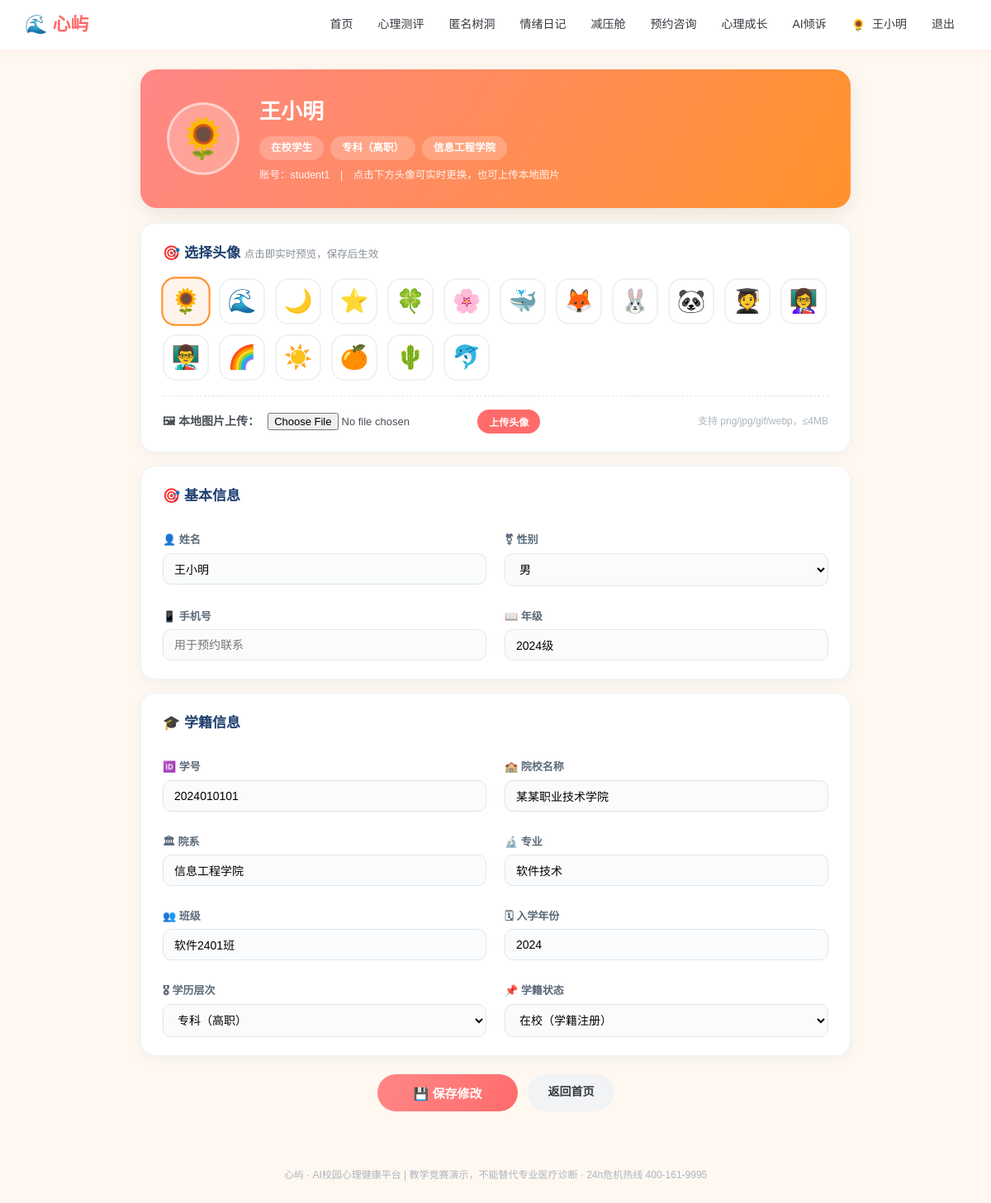
/profile (signed in), run on the app's committed database.
### models.py (models this page shows, shortened)
class User(db.Model):
    __tablename__ = "users"
    id = db.Column(db.Integer, primary_key=True)
    username = db.Column(db.String(64), unique=True, nullable=False)
    password_hash = db.Column(db.String(256), nullable=False)
    role = db.Column(db.String(16), default="student")   # student / counselor / admin
    real_name = db.Column(db.String(64), default="")
    gender = db.Column(db.String(8), default="")
    grade = db.Column(db.String(32), default="")
    major = db.Column(db.String(64), default="")
    phone = db.Column(db.String(32), default="")
    avatar = db.Column(db.String(16), default="🌻")
    avatar_type = db.Column(db.String(16), default="emoji")   # emoji / upload
    avatar_file = db.Column(db.String(128), default="")       # 本地上传头像文件名
    profile_completed = db.Column(db.Boolean, default=False)  # 首次登录是否已完成基本信息
    qualification_no = db.Column(db.String(64), default="")   # 注册系统编号/证书编号
    qualification_verified = db.Column(db.Boolean, default=False)
    student_id = db.Column(db.String(32), default="")
    school = db.Column(db.String(128), default="")
    college = db.Column(db.String(128), default="")
    class_name = db.Column(db.String(64), default="")
    enrollment_year = db.Column(db.String(8), default="")
    education_level = db.Column(db.String(32), default="")
    student_status = db.Column(db.String(32), default="")
    employee_id = db.Column(db.String(32), default="")
    teacher_title = db.Column(db.String(64), default="")
    department = db.Column(db.String(128), default="")
    qualification = db.Column(db.String(256), default="")
    intro = db.Column(db.String(512), default="")
    created_at = db.Column(db.DateTime, default=datetime.now)

### app.py (the view, shortened to what this page needs)
@app.route("/profile", methods=["GET", "POST"])
@login_required()
def profile(u):
    fields = PROFILE_FIELDS.get(u.role, PROFILE_FIELDS["student"])
    return render_template("profile.html", u=u, fields=fields)

### app.py (called while the page is built)
def login_required(role=None):
    def decor(f):
        @wraps(f)
        def wrapper(*args, **kwargs):
            uid = session.get("uid")
            if not uid:
                return redirect(url_for("login", next=request.path))
            u = db.session.get(User, uid)
            if not u:
                session.clear()
                return redirect(url_for("login"))
            if not u.profile_completed and request.endpoint not in (
                    "profile", "logout", "static", "avatar_upload"):
                flash("首次登录请先完善你的基本信息", "warn")
                return redirect(url_for("profile"))
            if role and u.role != role:
                flash("该页面需要相应权限", "warn")
                return redirect(url_for("index"))
            return f(u, *args, **kwargs)
        return wrapper
    return decor

@app.context_processor
def inject_globals():
    uid = session.get("uid")
    u = db.session.get(User, uid) if uid else None
    def avatar_html(usr, cls="", emoji_cls=""):
        if usr and usr.avatar_type == "upload" and usr.avatar:
            return f'<img class="{cls}" src="{usr.avatar}" alt="头像">'
        return f'<span class="{emoji_cls}">{usr.avatar or "👤" if usr else "👤"}</span>'
    return {"now": datetime.now(), "u": u, "avatar_html": avatar_html}

### templates/profile.html (shortened to what this page needs)
{% extends "base.html" %}
{% block body %}
{% set is_t = (u.role=='counselor') %}
<div class="pf-page {{ 'pf-teacher' if is_t else 'pf-student' }}">
  <div class="pf-hero">
    <div class="pf-hero-avatar" id="heroAvatar">{{ avatar_html(u, cls="pf-hero-img", emoji_cls="pf-hero-emoji") | safe }}</div>
    <div class="pf-hero-info">
      <h1>{{ u.real_name or u.username }}</h1>
      <div class="pf-hero-tags">
        <span class="pf-badge">{{ '在校学生' if not is_t else '心理教师' }}</span>
        {% if not is_t %}
          <span class="pf-badge">{{ u.education_level or '专科（高职）' }}</span>
          <span class="pf-badge">{{ u.college or '未填写院系' }}</span>
        {% else %}
          <span class="pf-badge">{{ u.teacher_title or '心理咨询师' }}</span>
          <span class="pf-badge">{{ u.department or '心理健康教育中心' }}</span>
          {% if u.qualification_verified %}<span class="pf-badge pf-badge-green">✅ 注册系统认证</span>{% endif %}
        {% endif %}
      </div>
      <p class="pf-hero-sub">账号：{{ u.username }}　|　点击下方头像可实时更换，也可上传本地图片</p>
    </div>
  </div>
  <div class="pf-card">
    <h2 class="pf-card-h">🎯 选择头像 <small style="color:#868e96;font-weight:400;font-size:12.5px">点击即实时预览，保存后生效</small></h2>
    <div class="avatar-pick" id="avatarPick">
      {% set avatars = ['🌻','🌊','🌙','⭐','🍀','🌸','🐳','🦊','🐰','🐼','🧑‍🎓','👩‍🏫','👨‍🏫','🌈','☀️','🍊','🌵','🐬'] %}
      {% for a in avatars %}
      <label class="avatar-opt {{ 'sel' if u.avatar==a and u.avatar_type=='emoji' }}">
        <span>{{ a }}</span>
      </label>
      {% endfor %}
    </div>
    <div class="pf-upload-row">
      <span class="pf-upload-label">🖼 本地图片上传：</span>
      <form method="post" action="{{ url_for('avatar_upload') }}" enctype="multipart/form-data" class="pf-upload-form">
        <input type="file" name="avatar_file" accept="image/png,image/jpeg,image/gif,image/webp" class="pf-file">
        <button class="btn btn-sm" type="submit">上传头像</button>
      </form>
      <span class="pf-upload-tip">支持 png/jpg/gif/webp，≤4MB</span>
    </div>
  </div>
  <form method="post" id="pfForm">
    {% if not is_t %}
    <div class="pf-card">
      <h2 class="pf-card-h">🎯 基本信息</h2>
      <div class="pf-grid">
        <div><label class="f">👤 姓名</label><input name="real_name" value="{{ u.real_name }}"></div>
        <div><label class="f">⚧ 性别</label>
          <select name="gender">
            <option {{ 'selected' if u.gender=='男' }}>男</option>
          </select></div>
        <div><label class="f">📱 手机号</label><input name="phone" value="{{ u.phone }}" placeholder="用于预约联系"></div>
        <div><label class="f">📖 年级</label><input name="grade" value="{{ u.grade }}"></div>
      </div>
    </div>
    <div class="pf-card">
      <h2 class="pf-card-h">🎓 学籍信息</h2>
      <div class="pf-grid">
        <div><label class="f">🆔 学号</label><input name="student_id" value="{{ u.student_id }}" placeholder="如 2024010101"></div>
        <div><label class="f">🏫 院校名称</label><input name="school" value="{{ u.school }}"></div>
        <div><label class="f">🏛 院系</label><input name="college" value="{{ u.college }}"></div>
        <div><label class="f">🔬 专业</label><input name="major" value="{{ u.major }}"></div>
        <div><label class="f">👥 班级</label><input name="class_name" value="{{ u.class_name }}"></div>
        <div><label class="f">🗓 入学年份</label><input name="enrollment_year" value="{{ u.enrollment_year }}" placeholder="如 2024"></div>
        <div><label class="f">🎖 学历层次</label>
          <select name="education_level">
            {% for lv in ['专科（高职）','本科','硕士研究生','博士研究生'] %}
            <option {{ 'selected' if u.education_level==lv }}>{{ lv }}</option>
            {% endfor %}
          </select></div>
        <div><label class="f">📌 学籍状态</label>
          <select name="student_status">
            {% for st in ['在校（学籍注册）','保留学籍','休学','已毕业'] %}
            <option {{ 'selected' if u.student_status==st }}>{{ st }}</option>
            {% endfor %}
          </select></div>
      </div>
    </div>
    {% endif %}
    <div class="pf-actions">
      <button class="btn pf-save" type="submit">💾 保存修改</button>
      <a class="btn btn-ghost" href="{{ url_for('index') if not is_t else url_for('teacher_home') }}">返回首页</a>
    </div>
  </form>
</div>
{% endblock %}

### templates/base.html (shortened to what this page needs)
<!DOCTYPE html>
<html lang="zh-CN">
<head>
<link href="{{ url_for('static', filename='css/style.css') }}" rel="stylesheet">
</head>
<body>
<nav class="topnav">
  <div class="nav-inner">
    <a class="brand" href="{{ url_for('index') }}">🌊 心屿</a>
    <div class="nav-links">
      {% if u %}
        {% if u.role == 'student' %}
          <a href="{{ url_for('index') }}">首页</a>
          <a href="{{ url_for('assessments') }}">心理测评</a>
          <a href="{{ url_for('treehole') }}">匿名树洞</a>
          <a href="{{ url_for('mood') }}">情绪日记</a>
          <a href="{{ url_for('relax') }}">减压舱</a>
          <a href="{{ url_for('booking') }}">预约咨询</a>
          <a href="{{ url_for('learn') }}">心理成长</a>
          <a href="{{ url_for('chat') }}">AI倾诉</a>
        {% endif %}
        <a class="nav-user" href="{{ url_for('profile') }}" title="个人信息"><span class="nav-avatar-wrap">{{ avatar_html(u, cls="nav-avatar") | safe }}</span> {{ u.real_name or u.username }}</a>
        <a href="{{ url_for('logout') }}">退出</a>
      {% else %}
        <a href="{{ url_for('login') }}">登录</a>
        <a href="{{ url_for('register') }}">注册</a>
      {% endif %}
    </div>
  </div>
</nav>
<main class="container">{% block body %}{% endblock %}</main>
<footer class="footer">心屿 · AI校园心理健康平台 | 教学竞赛演示，不能替代专业医疗诊断 · 24h危机热线 400-161-9995</footer>
</body>
</html>

### static/css/style.css (style rules this page uses)
* { margin: 0; padding: 0; box-sizing: border-box; }
:root { --brand: #ff6b6b; --brand2: #ffa94d; --sky: #4dabf7; --mint: #51cf66; --sun: #ffd43b; --ink: #343a40; --ink2: #868e96; --bg: #fff8f0; --card: #ffffff; --soft: #fff1e6; }
body { font-family: "Microsoft YaHei", "PingFang SC", sans-serif; background: var(--bg); color: var(--ink); line-height: 1.65; }
a { color: var(--brand); text-decoration: none; }
.topnav { background: #fff; box-shadow: 0 2px 12px rgba(255,107,107,.08); position: sticky; top: 0; z-index: 100; }
.nav-inner { max-width: 1180px; margin: 0 auto; padding: 0 20px; height: 60px; display: flex; align-items: center; justify-content: space-between; }
.brand { font-size: 22px; font-weight: 800; color: var(--brand); display:flex; align-items:center; gap:6px; }
.nav-links { display: flex; gap: 2px; align-items: center; flex-wrap: wrap; }
.nav-links a { color: var(--ink); padding: 7px 14px; border-radius: 20px; font-size: 14px; font-weight: 500; transition: .2s; }
.nav-user { font-size: 13px; color: var(--ink2); padding: 0 8px; }
.nav-avatar-wrap { display: inline-flex; vertical-align: middle; margin-right: 4px; }
.container { max-width: 1180px; margin: 24px auto; padding: 0 20px; }
.footer { text-align: center; color: #adb5bd; font-size: 12px; padding: 28px; margin-top: 40px; }
.btn { display: inline-block; background: var(--brand); color: #fff; border: none; padding: 10px 24px; border-radius: 24px; font-size: 14px; cursor: pointer; font-weight: 600; transition:.2s; }
.btn-ghost { background:#f1f3f5; color:var(--ink); }
.btn-sm { padding: 6px 14px; font-size: 12px; }
input[type=text], input[type=password], input[type=date], input[type=time], select, textarea { width: 100%; padding: 10px 14px; border: 2px solid #ffe3d3; border-radius: 12px; font-size: 14px; font-family: inherit; background:#fffdf9; }
label.f { display: block; margin: 12px 0 5px; font-size: 13px; color: var(--ink2); font-weight:600; }

### templates/profile.html (style rules this page uses)
.pf-page { max-width:860px;margin:0 auto }
.pf-hero { border-radius:20px;padding:30px 32px;display:flex;align-items:center;gap:24px;color:#fff;margin-bottom:18px;box-shadow:0 8px 24px rgba(0,0,0,.08) }
.pf-student .pf-hero { background:linear-gradient(120deg,#ff8787,#ff922b) }
.pf-hero-avatar { width:88px;height:88px;border-radius:50%;background:rgba(255,255,255,.22);display:flex;align-items:center;justify-content:center;font-size:48px;flex-shrink:0;border:3px solid rgba(255,255,255,.5);overflow:hidden }
.pf-hero-avatar .pf-hero-emoji { line-height:1 }
.pf-hero-info h1 { font-size:26px;font-weight:800;margin-bottom:8px }
.pf-hero-tags { display:flex;gap:8px;flex-wrap:wrap;margin-bottom:8px }
.pf-badge { background:rgba(255,255,255,.22);border-radius:20px;padding:4px 14px;font-size:12.5px;font-weight:600 }
.pf-hero-sub { font-size:12.5px;opacity:.9 }
.pf-card { background:#fff;border-radius:18px;padding:22px 26px;margin-bottom:16px;box-shadow:0 4px 16px rgba(33,99,180,.06);border:1px solid #eef2f7 }
.pf-card-h { font-size:17px;color:#1c3d6e;margin-bottom:16px;font-weight:800 }
.pf-grid { display:grid;grid-template-columns:1fr 1fr;gap:14px 22px }
.pf-grid label.f { display:block;font-size:13px;color:#5c6b7a;margin-bottom:5px;font-weight:600 }
.pf-grid input,.pf-grid select,.pf-grid textarea { width:100%;padding:10px 13px;border:1px solid #e0e6ed;border-radius:10px;font-size:14px;background:#fafbfc;box-sizing:border-box }
.avatar-pick { display:flex;flex-wrap:wrap;gap:12px }
.avatar-opt { width:56px;height:56px;border:2px solid #eef2f7;border-radius:16px;display:flex;align-items:center;justify-content:center;cursor:pointer;transition:.15s }
.avatar-opt span { font-size:28px }
.avatar-opt.sel,.avatar-opt:has(input:checked) { border-color:#ff922b;background:#fff4ec;transform:scale(1.06) }
.pf-upload-row { display:flex;align-items:center;gap:10px;flex-wrap:wrap;margin-top:18px;padding-top:16px;border-top:1px dashed #e0e6ed }
.pf-upload-label { font-size:14px;color:#495057;font-weight:600 }
.pf-upload-form { display:flex;align-items:center;gap:8px;flex:1;min-width:280px }
.pf-file { font-size:13px;color:#495057 }
.pf-upload-tip { font-size:12px;color:#adb5bd }
.pf-actions { display:flex;gap:12px;justify-content:center;margin:22px 0 }
.pf-save { font-size:15px;padding:12px 44px }
.pf-student .pf-save { background:linear-gradient(120deg,#ff8787,#ff6b6b) }

### data on the page
User: avatar_type+avatar "🌻", real_name "王小明", education_level "专科（高职）", college "信息工程学院", username "student1", grade "2024级", student_id "2024010101", school "某某职业技术学院", major "软件技术", class_name "软件2401班", enrollment_year "2024"

### other printed values
{{ '在校学生' if not is_t else '心理教师' }} "在校学生"
{{ a }} "🌻" "🌊" "🌙" "⭐" "🍀" "🌸" "🐳" "🦊" "🐰" "🐼" "🧑‍🎓" "👩‍🏫" "👨‍🏫" "🌈" "☀️" "🍊" "🌵" "🐬"
form field education_level "专科（高职）"
form field student_status "在校（学籍注册）"
